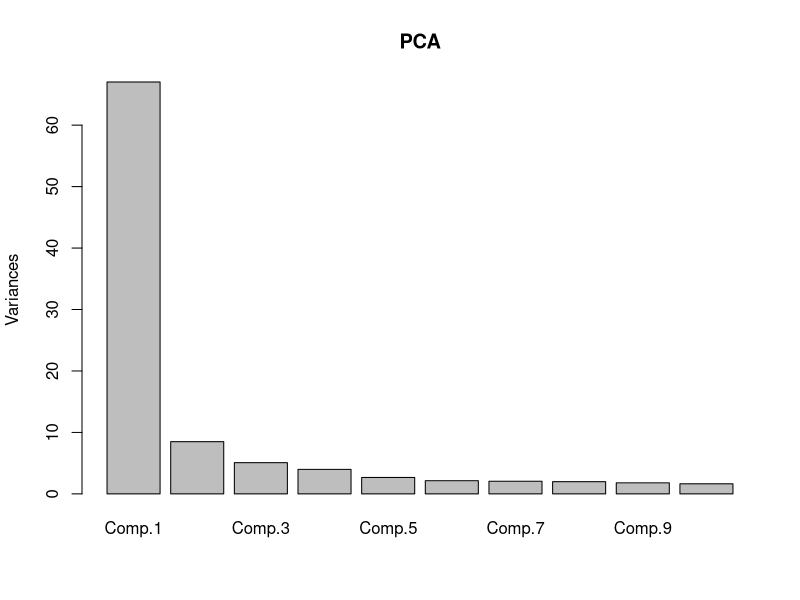
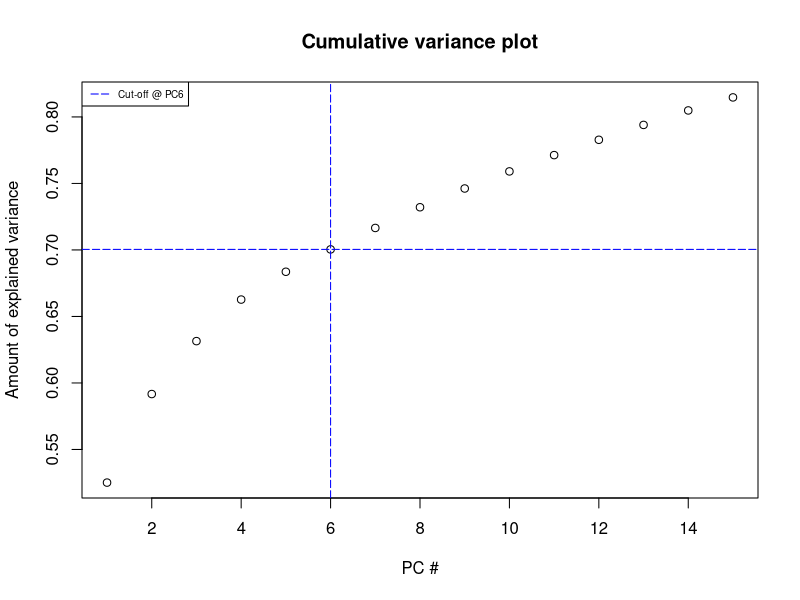

These charts were generated, in order, by the following R code: (Note: this script raises an error after producing the figures.)
#### Packages ####
# install.packages("readxl")
# install.packages("matrixStats")
# install.packages("xtable")
# install.packages("tidyverse")
# install.packages("fastDummies")

library(readxl) 
library(matrixStats)
library(xtable)
library(tidyverse)
library(fastDummies)

#### Data ####
data_raw <- read_excel("eurostox50.xlsx")  
dates <- as.Date(data_raw$Fecha,format="%Y-%m-%d")

T <- nrow(data_raw)-250  # Matrix length (in sample), excl. one year (250 days)

# In sample
prices <- data_raw[1:T, c(-1)] # Excluding dates
returns <- colDiffs(as.matrix(log(prices)))*100 # Returns (%)
N <- ncol(prices) # Number of companies

# Out of sample
oos_prices <- data_raw[(T+1):nrow(data_raw), c(-1)]
oos_returns <- colDiffs(as.matrix(log(oos_prices)))*100 # Returns (%)
colnames(oos_returns) <- colnames(oos_prices) # Names

#### Description data ####
description <- read_excel("eurostoxx_description.xlsx") # (Alphabetical order)
colnames(returns) <- description$NAME # Names

description$`SECTOR NAME` <- description$`ICB INDUSTRY NAME`

# Regrouping by sector
# Consumer:
description$`SECTOR NAME` <- description$`SECTOR NAME` %>% 
  str_replace("Consumer Goods", "Consumer")
description$`SECTOR NAME` <- description$`SECTOR NAME` %>% 
  str_replace("Consumer Services", "Consumer")

# BM and Industrials:
description$`SECTOR NAME` <- description$`SECTOR NAME` %>% 
  str_replace("Industrials", "BM and Industrials")
description$`SECTOR NAME` <- description$`SECTOR NAME` %>% 
  str_replace("Basic Materials", "BM and Industrials")


# Oil, gas and utilities:
description$`SECTOR NAME` <- description$`SECTOR NAME` %>% 
  str_replace("Utilities", "Oil, gas and utilities")
description$`SECTOR NAME` <- description$`SECTOR NAME` %>% 
  str_replace("Oil & Gas", "Oil, gas and utilities")

# Tech and teleco
description$`SECTOR NAME` <- description$`SECTOR NAME` %>% 
  str_replace("Telecommunications", "Tech and teleco")
description$`SECTOR NAME` <- description$`SECTOR NAME` %>% 
  str_replace("Technology", "Tech and teleco")

# Financials and Health Care remain the same

dummy_sector <- dummy_cols(description$`SECTOR NAME`)
dummy_industry <- dummy_cols(description$`ICB INDUSTRY NAME`)
dummy_core <- cbind(description$CORE, abs(description$CORE - 1)) 
# 1 for EU core (all but Spain, Italy & Finland)



#### Excercise 1 ####


#### Section a) ####

# PCA
pca_returns <- princomp(returns)
pca_scores <- pca_returns$scores
summary(pca_returns)
eigenvectors <- loadings(pca_returns)
pca_main <- eigenvectors[,1:6] # +70% variance explained components
 

plot(pca_returns, main = "PCA")

cumpro <- cumsum(pca_returns$sdev^2 / sum(pca_returns$sdev^2))
plot(cumpro[0:15], xlab = "PC #", ylab = "Amount of explained variance", 
     main = "Cumulative variance plot")
abline(v = 6, col="blue", lty=5)
abline(h = 0.70042015, col="blue", lty=5)
legend("topleft", legend=c("Cut-off @ PC6"),
       col=c("blue"), lty=5, cex=0.6)

k <- 3 # First 3 components
pca_k <- eigenvectors[,1:k] 

# Analysis 
PC1_industrials <- dummy_sector$`.data_BM and Industrials` %*%  pca_k[,1]
PC1_consumer <- dummy_sector$.data_Consumer %*%  pca_k[,1]
PC1_financials <- dummy_sector$.data_Financials %*%  pca_k[,1]
PC1_health <- dummy_sector$`.data_Health Care` %*%  pca_k[,1]
PC1_oil <- dummy_sector$`.data_Oil, gas and utilities` %*%  pca_k[,1]
PC1_tech <- dummy_sector$`.data_Tech and teleco` %*%  pca_k[,1]


PC2_industrials <- dummy_sector$`.data_BM and Industrials` %*%  pca_k[,2]
PC2_consumer <- dummy_sector$.data_Consumer %*%  pca_k[,2]
PC2_financials <- dummy_sector$.data_Financials %*%  pca_k[,2]
PC2_health <- dummy_sector$`.data_Health Care` %*%  pca_k[,2]
PC2_oil <- dummy_sector$`.data_Oil, gas and utilities` %*%  pca_k[,2]
PC2_tech <- dummy_sector$`.data_Tech and teleco` %*%  pca_k[,2]

PC3_industrials <- dummy_sector$`.data_BM and Industrials` %*%  pca_k[,3]
PC3_consumer <- dummy_sector$.data_Consumer %*%  pca_k[,3]
PC3_financials <- dummy_sector$.data_Financials %*%  pca_k[,3]
PC3_health <- dummy_sector$`.data_Health Care` %*%  pca_k[,3]
PC3_oil <- dummy_sector$`.data_Oil, gas and utilities` %*%  pca_k[,3]
PC3_tech <- dummy_sector$`.data_Tech and teleco` %*%  pca_k[,3]

PC_sector <- rbind(c(PC1_industrials, PC2_industrials, PC3_industrials),
                   c(PC1_consumer, PC2_consumer, PC3_consumer),
                   c(PC1_financials, PC2_financials, PC3_financials),
                   c(PC1_health, PC2_health, PC3_health),
                   c(PC1_oil, PC2_oil, PC3_oil),
                   c(PC1_tech, PC2_tech, PC3_tech))
colnames(PC_sector) <- c("PC1", "PC2", "PC3")
rownames(PC_sector) <- c("BM and Industrial", "Consumer", "Financials",
                         "Health Care", "Oil, gas and utilities",
                         "Tech and teleco")
# Results in LaTeX:
#print(xtable(PC_sector, type = "latex"), file = "PC_sector.tex")
print(PC_sector)

PC1_core <- dummy_core[,1] %*%  pca_k[,1]
PC1_nocore <- dummy_core[,2] %*%  pca_k[,1]

PC2_core <- dummy_core[,1] %*%  pca_k[,2]
PC2_nocore <- dummy_core[,2] %*%  pca_k[,2]

PC3_core <- dummy_core[,1] %*%  pca_k[,3]
PC3_nocore <- dummy_core[,2] %*%  pca_k[,3]

PC_country <-  cbind(c(PC1_core, PC1_nocore),  c(PC2_core, PC2_nocore),
                     c(PC3_core, PC3_nocore))
colnames(PC_country) <- c("PC1", "PC2", "PC3")
rownames(PC_country) <- c("Core countries", "No core countries")
# Results in LaTeX:
#print(xtable(PC_country, type = "latex"), file = "PC_country.tex")
print(PC_country)

returns_corr <- cor(returns)


#### Section b) ####

# Weights matrix
PC_w <- matrix(0, nrow = nrow(pca_main), ncol = ncol(pca_main))
beta_PC <- rep(0, ncol(pca_main))
for (i in 1:ncol(pca_main)) {
  PC_w[,i] <- pca_main[,i] / sum(pca_main[,i])
  beta_PC[i] <- description$BETA %*% PC_w[,i]
}

# PC portfolios analysis
PC_portfolio <- oos_returns %*% PC_w 

mean_PC <- colMeans(PC_portfolio)
sd_PC <- colSds(PC_portfolio)


#### Section c) ####

# Sector portfolio
sector_portfolio <- matrix(0, nrow = nrow(oos_returns), 
                           ncol = (ncol(dummy_sector) - 1))

beta_sector <- rep(0, (ncol(dummy_sector) - 1))
for (i in 1:(ncol(dummy_sector) - 1)) {
  sector_portfolio[,i] <- oos_returns %*% dummy_sector[,1+i] 
  beta_sector[i] <- (description$BETA %*% dummy_sector[,1+i]) / 
  colSums(dummy_sector[1+i])
}

mean_sector <- colMeans(sector_portfolio)
sd_sector <- colSds(sector_portfolio)


# Equally weighted portfolio
eqw_port <- rep(0, nrow = nrow(oos_returns), ncol = N)
for (i in 1:nrow(oos_returns)) {
  eqw_port[i] <- sum(oos_returns[i,])/N
}

mean_eqw <- mean(eqw_port)
sd_eqw <- sd(eqw_port)
beta_eqw <- mean(description$BETA)

# Sharpe ratio

r = 0 # Risk-free rate

sharpe_pc <- rep(0, ncol(pca_main))
for (i in 1:length(sharpe_pc)) {
  sharpe_pc[i] <- (mean_PC[i] - r) / sd_PC[i]
}

sharpe_sector <- rep(0, (ncol(dummy_sector) - 1))
for (i in 1:length(sharpe_sector)) {
  sharpe_sector[i] <- (mean_sector[i] - r) / sd_sector[i]
}

sharpe_eqw <- (mean_eqw - r) / sd_eqw


# Treynor ratio

treynor_pc <- rep(0, k)
for (i in 1:length(treynor_pc)) {
  treynor_pc[i] <- (mean_PC[i] - r) / beta_PC[i]
}

treynor_sector <- rep(0, (ncol(dummy_sector) - 1))
for (i in 1:length(sharpe_sector)) {
  treynor_sector[i] <- (mean_sector[i] - r) / beta_sector[i]
}

treynor_eqw <- (mean_eqw - r) / beta_eqw


## Results

results_1c <- rbind(c(mean_PC, mean_sector, mean_eqw),
                   c(sd_PC, sd_sector, sd_eqw),
                   c(sharpe_pc, sharpe_sector, sharpe_eqw),
                   c(treynor_pc, treynor_sector, treynor_eqw))
rownames(results_1c) <- c("Mean returns", "Sdev", "Sharpe", "Treynor")
colnames(results_1c) <- c("PC1", "PC2", "PC3", "PC4", "PC5", "PC6",
                          "BM and Industrial", "Consumer", "Financials", 
                          "Health Care", "Oil, gas and utilities",
                         "Tech and teleco", "Equally weighted")
# Results in LaTeX:
#print(xtable(results_1c[,1:6], type = "latex"), file = "results_1c_1.tex")
#print(xtable(results_1c[,7:13], type = "latex"), file = "results_1c_2.tex")
print(results_1c)


#### Excercise 2 ####


# Section a) #
k <- 4 # +65% variance explained components (Comp. 4: 66.269812%)
pca_f65 <- pca_scores[,1:k] 


#### Section b) ####
# Estimation

X <-  cbind(rep(1,T), pca_f65) # X
XX <-  crossprod(X) # X'X

G <-  solve(XX) %*% crossprod(X, returns) # (X'X)^{-1} X'R. Parameters
B <-  G[2:(k+1),] # Betas
E <-  returns - X %*% G # Errors = R - X\Beta

# Error variance
diagD <-  diag(crossprod(E)/(T-(k+1))) # \sigma^2 = e'e/(T-(k+1))

# R2
sumSquares = apply(returns, 2, function(x) {sum( (x - mean(x))^2 )})
R_square = 1 - (T-(k+1))*diagD/sumSquares

# Variance decomposition
var_f <- var(pca_f65) # Factors (\Omega)
var_sys <-  t(B) %*% var_f %*% B # Systematic (B'\Omega B)
var_idio <- diag(diagD) # Idiosyncratic (\Psi)
cov <-  var_sys + var_idio # Var-Cov matrix
cor <-  cov2cor(cov) # Correlation matrix

# Weights matrix
industry_w <- matrix(0, nrow = N, ncol = (ncol(dummy_industry) - 1)) 
for (i in 1:ncol(industry_w)) {
  industry_w[,i] <- dummy_industry[,1+i]/colSums(dummy_industry[1+i]) 
}

country_w <- matrix(0, nrow = N, ncol = ncol(dummy_core)) 
for (i in 1:ncol(dummy_core)) {
  country_w[,i] <- dummy_core[,i]/sum(dummy_core[,i]) 
}

# First 3 sectors: BM and Industrials, Consumer and Financials
W <- cbind(country_w, industry_w[,c(2, 4, 6)], rep(1/N, N)) 
colnames(W) <- c("Core", "Non core", "Consumer Goods", "Financials", 
                 "Industrials", "Equally weighted")
rownames(W) <- description$NAME


B_all <-  G[2:(k+1),] %*% W
rownames(B_all) <- c("Beta 1", "Beta 2", "Beta 3", "Beta 4")
var_sys_all <-  t(diag(t(B_all) %*% var_f %*% B_all))
rownames(var_sys_all) <- "Sys var"
var_idio_all <- t(diag(t(W ) %*% diag(diagD) %*% W))
rownames(var_idio_all) <- "Idio var"
total_var <- var_sys_all + var_idio_all
rownames(total_var) <- "Total var"

var_sys_all_perc <- (var_sys_all/total_var)*100
var_idio_all_perc <- (var_idio_all/total_var)*100

results_2 <- rbind(B_all, total_var, var_sys_all_perc, var_idio_all_perc)
# Results in LaTeX:
#print(xtable(results_2, type = "latex"), file = "results_2.tex")
print(results_2)


risk_sys_all <- sqrt(var_sys_all/T)
rownames(risk_sys_all) <- "Systematic risk"
risk_idio_all <- sqrt(var_idio_all/T)
rownames(risk_idio_all) <- "Idiosyncratic risk"
total_risk <- risk_sys_all + risk_idio_all
rownames(total_risk) <- "Total risk"

results_2risk <- rbind(total_risk, risk_sys_all, risk_idio_all)
# Results in LaTeX:
#print(xtable(results_2risk, type = "latex"), file = "results_2risk.tex")
print(results_2risk)

#### Section c) ####
I <- 1000 # Investment in each portfolio
W2 <- W * I 

B_all2 <-  G[2:(k+1),] %*% W2
rownames(B_all2) <- c("Beta 1", "Beta 2", "Beta 3", "Beta 4")
var_sys_all2 <-  t(diag(t(B_all2) %*% var_f %*% B_all2))
rownames(var_sys_all2) <- "Sys var"
var_idio_all2 <- t(diag(t(W2 ) %*% diag(diagD) %*% W2))
rownames(var_idio_all2) <- "Idio var"
total_var2 <- var_sys_all2 + var_idio_all2
rownames(total_var2) <- "Total var"

var_sys_all2_perc <- (var_sys_all2/total_var2)*100
var_idio_all_perc <- (var_idio_all2/total_var2)*100

results_2c <- rbind(B_all2, total_var2, var_sys_all2_perc, var_idio_all_perc)
# Results in LaTeX:
#print(xtable(results_2c, type = "latex"), file = "results_2c.tex")
print(results_2c)

risk_sys_all2 <- sqrt(var_sys_all2/T)
rownames(risk_sys_all2) <- "Systematic risk"
risk_idio_all2 <- sqrt(var_idio_all2/T)
rownames(risk_idio_all2) <- "Idiosyncratic risk"
total_risk2 <- risk_sys_all2 + risk_idio_all2
rownames(total_risk2) <- "Total risk"

results_2crisk <- rbind(total_risk2, risk_sys_all2, risk_idio_all2)
# Results in LaTeX:
#print(xtable(results_2crisk, type = "latex"), file = "results_2crisk.tex")
print(results_2crisk)

#### Excercise 3 ####
# Section a)
# BARRA Model

# Dummies for firm size, dividend rates and betas
dummy_size <- as.numeric(median(description$`MARKET VAL BY CO.`) < 
                          description$`MARKET VAL BY CO.`) # Greater firms
dummy_div <- as.numeric(median(description$`DIV RATE UNADJUST`) < 
                      description$`DIV RATE UNADJUST`) # Greater dividends
dummy_beta <- as.numeric(description$BETA > 1) # Greater betas (More agressive)

B_barra <- as.matrix(cbind(dummy_industry[, -1], dummy_core[,-2], dummy_size,
                           dummy_div, dummy_beta))

                     
nfactors <- length(B_barra[1,])
BB_barra <- crossprod(B_barra)

# Parameters
G_barra <- solve(BB_barra) %*% crossprod(B_barra, t(returns))
factors_barra <- G_barra
E_barra <- t(returns) - B_barra %*% factors_barra

# Error variance
diagD_barra <-  diag(crossprod(t(E_barra))/(T-(nfactors+1))) 
# \sigma^2 = ee'/(T-(k+1))
# diagD_barra[21] <- mean(diagD_barra) # To fix multicollinearity. Not used

# R2
sumSquares_barra = apply(returns, 2, function(x) {sum( (x - mean(x))^2 )})
R_square_barra = 1 - (T-(nfactors+1))*diagD_barra/sumSquares_barra

# Variance decomposition
var_f_barra <- var(t(factors_barra)) # Var-Cov matrix
var_sys_barra <-  B_barra %*% var_f_barra %*% t(B_barra) # Systematic(B\Omega B')
var_idio_barra <- diag(diagD_barra) # Idiosyncratic (\Psi)
cov_barra <- var_sys_barra + var_idio_barra # Covariance matrix
cor_barra <-  cov2cor(var_f_barra) # Correlation matrix


# Cross-section model results
B_barra_all <-  t(B_barra) %*% W
rownames(B_barra_all) <- c("BM", "Goods", "Services", "Financials", "Health",
                           "Industrials", "Oil", "Tech", "Teleco", "Utilities",
                           "Core", "Size", "Dividend", "Beta") 
var_sys_all_barra <-  t(diag(t(B_barra_all) %*% var_f_barra %*% B_barra_all))
rownames(var_sys_all_barra) <- "Sys var"
var_idio_all_barra <- t(diag(t(W) %*% diag(diagD_barra) %*% W))
rownames(var_idio_all_barra) <- "Idio var"
total_var_barra <- var_sys_all_barra + var_idio_all_barra
rownames(total_var_barra) <- "Total var"

var_sys_all_barra_perc <- (var_sys_all_barra/total_var_barra)*100
var_idio_all_barra_perc <- (var_idio_all_barra/total_var_barra)*100


results_3a <- rbind(total_var_barra, var_sys_all_barra_perc, 
                    var_idio_all_barra_perc, B_barra_all)

# Results in LaTeX:
#print(xtable(results_3a, type = "latex"), file = "results_3a.tex")
print(results_3a)


risk_sys_all_barra <- sqrt(var_sys_all_barra/T)
rownames(risk_sys_all_barra) <- "Systematic risk"
risk_idio_all_barra <- sqrt(var_idio_all_barra/T)
rownames(risk_idio_all_barra) <- "Idiosyncratic risk"
total_risk_barra <- risk_sys_all_barra + risk_idio_all_barra
rownames(total_risk_barra) <- "Total risk"

results_3arisk <- rbind(total_risk_barra, risk_sys_all_barra, risk_idio_all_barra)
# Results in LaTeX:
#print(xtable(results_3arisk, type = "latex"), file = "results_3arisk.tex")
print(results_3arisk)


#### GLS DOESN'T WORK ####

# var_idio_barra_inv <- solve(var_idio_barra) # Heteroskedasticity correction
# 
# #GLS estimation
# G_gls <-  solve(t(B_barra) %*% var_idio_barra_inv %*% B_barra)  %*% t(B_barra) %*% 
#   var_idio_barra_inv %*% t(returns)
# factors_gls <-  G_gls
# E_gls <-  t(returns) - B_barra %*% G_gls
# 
# # Error variance
# diagD_gls <-  diag(crossprod(t(E_gls)/(N-(nfactors+1))))
# 
# # Var-cov matrices
# var_f_gls <- var(t(factors_gls))  # Factors
# var_sys_gls <-  t(factors_gls) %*% var_f_gls %*% (factors_gls) # Systematic 
# var_idio_gls <- diag(diagD_gls) # Idiosyncratic
# 
# cov_gls <-  var_sys_gls + diag(var_idio_gls) # Covariance
# cor_gls <-  cov2cor(cov_gls) # Correlation
# 
# 
# # GLS results
# B_barra_all <-  t(B_barra) %*% W
# rownames(B_barra_all) <- c("BM", "Goods", "Services", "Financials", "Health",
#                            "Industrials", "Oil", "Tech", "Teleco", "Utilities",
#                            "Core", "Size", "Dividend", "Beta")
# var_sys_all_gls <-  t(diag(t(B_barra_all) %*% var_f_gls %*% B_barra_all))
# rownames(var_sys_all_gls) <- "Sys var"
# var_idio_all_gls <- t(diag(t(W) %*% diag(diagD_gls) %*% W))
# rownames(var_idio_all_gls) <- "Idio var"
# total_var_gls <- var_sys_all_gls + var_idio_all_gls
# rownames(total_var_gls) <- "Total var"
# 
# var_sys_all_gls_perc <- (var_sys_all_gls/total_var_gls)*100
# var_idio_all_gls_perc <- (var_idio_all_gls/total_var_gls)*100
# 
# results_3a_gls <- rbind(total_var_gls, var_sys_all_gls_perc, 
#                         var_idio_all_gls_perc, B_barra_all)
# # Results in LaTeX:
# #print(xtable(results_3a_gls, type = "latex"), file = "results_3a_gls.tex")
# print(results_3a_gls)
# 
# 
# risk_sys_all_gls <- sqrt(var_sys_all_gls/T)
# rownames(risk_sys_all_gls) <- "Systematic risk"
# risk_idio_all_gls <- sqrt(var_idio_all_gls/T)
# rownames(risk_idio_all_gls) <- "Idiosyncratic risk"
# total_risk_gls <- risk_sys_all_gls + risk_idio_all_gls
# rownames(total_risk_gls) <- "Total risk"
# 
# results_3a_glsrisk <- rbind(total_risk_gls, risk_sys_all_gls, risk_idio_all_gls)
# # Results in LaTeX:
# #print(xtable(results_3a_glsrisk, type = "latex"), file = "results_3a_glsrisk.tex")
# print(results_3a_glsrisk)


#### Section b) ####
# Cross-section model results
B_barra_all2 <-  t(B_barra) %*% W2
rownames(B_barra_all2) <- c("BM", "Goods", "Services", "Financials", "Health",
                            "Industrials", "Oil", "Tech", "Teleco", "Utilities",
                            "Core", "Size", "Dividend", "Beta")
var_sys_all_barra2 <-  t(diag(t(B_barra_all2) %*% var_f_barra %*% B_barra_all2))
rownames(var_sys_all_barra2) <- "Sys var"
var_idio_all_barra2 <- t(diag(t(W2) %*% diag(diagD_barra) %*% W2))
rownames(var_idio_all_barra2) <- "Idio var"
total_var_barra2 <- var_sys_all_barra2 + var_idio_all_barra2
rownames(total_var_barra2) <- "Total var"

var_sys_all_barra2_perc <- (var_sys_all_barra2/total_var_barra2)*100
var_idio_all_barra2_perc <- (var_idio_all_barra2/total_var_barra2)*100

results_3b <- rbind(total_var_barra2, var_sys_all_barra2_perc, 
                    var_idio_all_barra2_perc, B_barra_all2)
# Results in LaTeX:
#print(xtable(results_3b, type = "latex"), file = "results_3b.tex")
print(results_3b)


risk_sys_all_barra2 <- sqrt(var_sys_all_barra2/T)
rownames(risk_sys_all_barra2) <- "Systematic risk"
risk_idio_all_barra2 <- sqrt(var_idio_all_barra2/T)
rownames(risk_idio_all_barra2) <- "Idiosyncratic risk"
total_risk_barra2 <- risk_sys_all_barra2 + risk_idio_all_barra2
rownames(total_risk_barra2) <- "Total risk"

results_3brisk <- rbind(total_risk_barra2, risk_sys_all_barra2, 
                        risk_idio_all_barra2)
# Results in LaTeX:
#print(xtable(results_3brisk, type = "latex"), file = "results_3brisk.tex")
print(results_3brisk)

# # GLS results
# B_barra_all2 <-  t(B_barra) %*% W2
# rownames(B_barra_all2) <- c("BM", "Goods", "Services", "Financials", "Health",
#                             "Industrials", "Oil", "Tech", "Teleco", "Utilities",
#                             "Core", "Size", "Dividend", "Beta")
# var_sys_all_gls2 <-  t(diag(t(B_barra_all2) %*% var_f_gls %*% B_barra_all2))
# rownames(var_sys_all_gls2) <- "Systematic risk"
# var_idio_all_gls2 <- t(diag(t(W2) %*% diag(diagD_gls) %*% W2))
# rownames(var_idio_all_gls2) <- "Idiosyncratic risk"
# total_var_gls2 <- var_sys_all_gls2 + var_idio_all_gls2
# rownames(total_var_gls2) <- "Total risk"
# 
# results_3b_gls <- rbind(total_var_gls2, var_sys_all_gls2, var_idio_all_gls2,
#                     B_barra_all2)
# # Results in LaTeX:
# #print(xtable(results_3b_gls, type = "latex"), file = "results_3b_gls.tex")
# print(results_3b_gls)
# 
# risk_sys_all_gls2 <- sqrt(var_sys_all_gls2/T)
# rownames(risk_sys_all_gls2) <- "Systematic risk"
# risk_idio_all_gls2 <- sqrt(var_idio_all_gls2/T)
# rownames(risk_idio_all_gls2) <- "Idiosyncratic risk"
# total_risk_gls2 <- risk_sys_all_gls2 + risk_idio_all_gls2
# rownames(total_risk_gls2) <- "Total risk"
# 
# results_3b_glsrisk <- rbind(total_risk_gls2, risk_sys_all_gls2, 
#                             risk_idio_all_gls2)
# # Results in LaTeX:
# #print(xtable(results_3b_glsrisk, type = "latex"), file = "results_3b_glsrisk.tex")
# print(results_3b_glsrisk)

#### Excercise 4 ####

R_square_all <- R_square %*% W
R_square_barra_all <- R_square_barra %*% W
R_square_comp <- rbind(R_square_all, R_square_barra_all)
rownames(R_square_comp) <- c("PCA", "BARRA")

results_4 <- R_square_comp
# Results in LaTeX:
#print(xtable(results_4, type = "latex"), file = "results_4.tex")
print(results_4)


#### Plotting ####

# Total Variance
portfolio <- c(rep("Core" , 2), rep("Non core" , 2), rep("Consumer" , 2),
               rep("Fin" , 2), rep("Ind" , 2), 
               rep("Equally" , 2))
model <- rep(c("Time Series", "BARRA" ) , 6)
l <- list(a=results_2[6,],b=results_3a[1,])
value <- do.call(rbind, l)
data_4 <- data.frame(portfolio,model,value)
ggplot(data_4, aes(fill=model, y=value, x=portfolio)) + 
  geom_bar(position="dodge", stat="identity")

# Systematic Variance
l_sys <- list(a=results_2[7,],b=results_3a[2,])
value_sys <- do.call(rbind, l_sys)
data_4_sys <- data.frame(portfolio,model,value_sys)
ggplot(data_4_sys, aes(fill=model, y=value_sys, x=portfolio)) + 
  geom_bar(position="dodge", stat="identity")

# Idiosyncratic Variance
l_idio <- list(a=results_2[8,],b=results_3a[3,])
value_idio <- do.call(rbind, l_idio)
data_4_idio <- data.frame(portfolio,model,value_idio)
ggplot(data_4_idio, aes(fill=model, y=value_idio, x=portfolio)) + 
  geom_bar(position="dodge", stat="identity")
